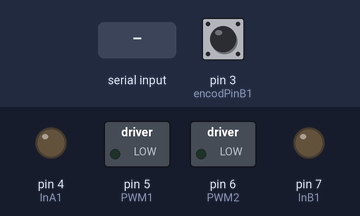
This sketch was run on a simulated Arduino Uno, built with avr-gcc and run on an emulated ATmega328P. Parts: switched loads named in the sketch (green lamp = pin HIGH), output pins drawn as LEDs (lit = HIGH). Inputs (shaded band) come from the test bench; at power-on: pin 3 (encodPinB1) HIGH. What the sketch prints to the serial monitor is not drawn.

Above: at 1.2 s.
1.3 s: "B" received over Serial
At 2.0 s:
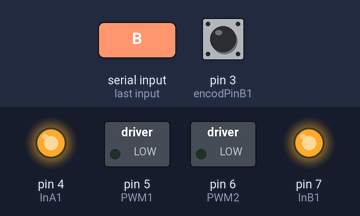
2.8 s: byte 49 ('1') received over Serial
At 5.5 s:
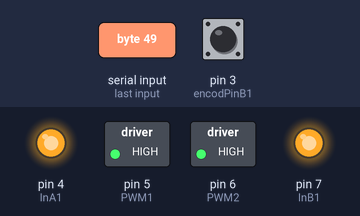
5.8 s: "F" received over Serial
At 6.7 s:
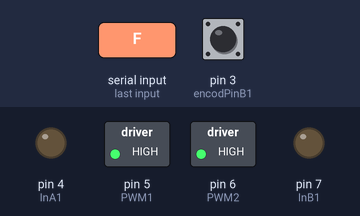
Timing chart, 0 to 8.8 s (numbered marks = the images above; inputs shaded):
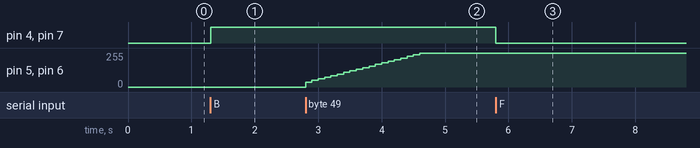

The sketch:

segbot_old.ino
```cpp
// Test MD03a / Pololu motor with encoder
// speed control (PI), V & I display
// Credits:
//   Dallaby   http://letsmakerobots.com/node/19558#comment-49685
//   Bill Porter  http://www.billporter.info/?p=286
//   bobbyorr (nice connection diagram) http://forum.pololu.com/viewtopic.php?f=15&t=1923


#define InA1            4                      // INA motor pin
#define InB1            7                      // INB motor pin
#define PWM1            5                       // PWM motor pin
#define PWM2            6
#define encodPinA1      2                       // encoder A pin
#define encodPinB1      3                       // encoder B pin
#define encodPinA2      19
#define encodPinB2      18

#define CURRENT_LIMIT   1000                     // high current warning
#define LOW_BAT         10000                   // low bat warning
#define LOOPTIME        100                     // PID loop time
#define NUMREADINGS     10                      // samples for Amp average

int readings[NUMREADINGS];
unsigned long lastMilli = 0;                    // loop timing
unsigned long lastMilliPrint = 0;               // loop timing
static int velocity = 0;                            // speed (Set Point)
int speed_act_1 = 0;
int speed_act_2 = 0;// speed (actual value)
int PWM_1 = 0;
int PWM_2 = 0;// (25% = 64; 50% = 127; 75% = 191; 100% = 255)
int voltage = 0;                                // in mV
int current = 0;                                // in mA
volatile long count_1 = 0;
volatile long count_2 = 0;// rev counter
float Kp =   .5;                                // PID proportional control Gain
float Kd =    1;                                // PID Derivitave control gain

//for bluetooth
static char determinant;         //Used in the check function, stores the character received from the phone.
char det;                 //Used in the loop function, stores the character received from the phone.
char dataIn = 'S';        //Character/Data coming from the phone.

void setup() {
  Serial.begin(115200);
  //analogReference(EXTERNAL);                            // Current external ref is 3.3V

  pinMode(InA1, OUTPUT);
  pinMode(PWM1, OUTPUT);

  pinMode(InB1, OUTPUT);
  pinMode(PWM2, OUTPUT);
  pinMode(encodPinA1, INPUT);
  pinMode(encodPinB1, INPUT);
  digitalWrite(encodPinA1, HIGH);                      // turn on pullup resistor
  digitalWrite(encodPinB1, HIGH);
  pinMode(encodPinA2, INPUT);
  pinMode(encodPinB2, INPUT);
  digitalWrite(encodPinA2, HIGH);                      // turn on pullup resistor
  digitalWrite(encodPinB2, HIGH);
  attachInterrupt(1, rencoder_1, FALLING);
  attachInterrupt(5, rencoder_2, FALLING);
  for(int i=0; i<NUMREADINGS; i++)   readings[i] = 0;  // initialize readings to 0


}

void loop() {                                                                // check keyboard
  //moveForward();
    det = check();
    Serial.print(det);
    while(det == 'F'){
      Serial.print("Forward");
      moveForward();
      det = check();
      //Serial.print(det);
    }
    while(det == 'B'){
      Serial.print("Backward");
      moveBackward();
      det = check();
      //Serial.print(det);
    }
}

void initiate(){
    if((millis()-lastMilli) >= LOOPTIME){                                    // enter tmed loop
    lastMilli = millis();
    getMotorData();
    PWM_1= updatePid_1(PWM_1, velocity, speed_act_1);
    PWM_2= updatePid_2(PWM_2, velocity, speed_act_2);
    }
}

void moveForward(){
  initiate();
  analogWrite(PWM1, PWM_1);          //giving motor required power "PWM_1" which is on pin "PWM1"
  digitalWrite(InA1, LOW);          //motor pin for direction "InA1" is provided with "LOW" input
  analogWrite(PWM2, PWM_2);
  digitalWrite(InB1, LOW);
  printMotorInfo();
}

void moveBackward(){
  initiate();
  analogWrite(PWM1, PWM_1);
  analogWrite(PWM2, PWM_2);
  digitalWrite(InA1, HIGH);
  digitalWrite(InB1, HIGH);
  printMotorInfo();
}

void getMotorData()  {                                                        // calculate speed, volts and Amps
static long countAnt_1 = 0;
static long countAnt_2 = 0;
// last count
  speed_act_1 = ((count_1 - countAnt_1)*(60*(100/LOOPTIME)))/(334);          // 16 pulses X 29 gear ratio = 464 counts per output shaft rev
  countAnt_1 = count_1;
speed_act_2 = ((count_2 - countAnt_2)*(60*(100/LOOPTIME)))/(334);          // 16 pulses X 29 gear ratio = 464 counts per output shaft rev
  countAnt_2 = count_2;
  //voltage = int(analogRead(Vpin) * 2.22 * 12.2/2.2);                          // battery voltage: mV=ADC*3300/1024, voltage divider 10K+2K
  //current = int(analogRead(Apin) * 2.22 * .77 *(1000.0/132.0));               // motor current - output: 130mV per Amp
  //current = digital_smooth(current, readings);                                // remove signal noise
}

int updatePid_1(int command, int targetValue, int currentValue)   {             // compute PWM value
float pidTerm = 0;                                                            // PID correction
int error=0;
static int last_error_1=0;
  error = abs(targetValue) - abs(currentValue);
  pidTerm = (Kp * error) + (Kd * (error - last_error_1));
  last_error_1 = error;
  return constrain(command + int(pidTerm), 0, 255);
}

int updatePid_2(int command, int targetValue, int currentValue)   {             // compute PWM value
float pidTerm = 0;                                                            // PID correction
int error=0;
static int last_error_2=0;
  error = abs(targetValue) - abs(currentValue);
  pidTerm = (Kp * error) + (Kd * (error - last_error_2));
  last_error_2 = error;
  return constrain(command + int(pidTerm), 0, 255);
}

void printMotorInfo()  {                                                      // display data
  if((millis()-lastMilliPrint) >= 500)   {
    lastMilliPrint = millis();
    Serial.print("SP:");             Serial.print(velocity);
    Serial.print("  RPM_1:");          Serial.print(speed_act_1);
    Serial.print("  PWM_1:");          Serial.print(PWM_1);
       Serial.print("  RPM_2:");          Serial.print(speed_act_2);
    Serial.print("  PWM_2:");          Serial.print(PWM_2);
    Serial.print("  V:");            Serial.print(float(voltage)/1000,1);
    Serial.print("  mA:");           Serial.println(current);

    if (current > CURRENT_LIMIT)               Serial.println("*** CURRENT_LIMIT ***");
    if (voltage > 1000 && voltage < LOW_BAT)   Serial.println("*** LOW_BAT ***");
  }
}

void rencoder_1()  {                                    // pulse and direction, direct port reading to save cycles
  if (digitalRead(encodPinB1)==LOW)    count_1++;                // if(digitalRead(encodPinB1)==HIGH)   count ++;
  else                      count_1--;                // if (digitalRead(encodPinB1)==LOW)   count --;
}

void rencoder_2()  {                                    // pulse and direction, direct port reading to save cycles
  if (digitalRead(encodPinB2)==LOW)    count_2++;                // if(digitalRead(encodPinB1)==HIGH)   count ++;
  else                      count_2--;                // if (digitalRead(encodPinB1)==LOW)   count --;
}

int digital_smooth(int value, int *data_array)  {    // remove signal noise
static int ndx=0;
static int count=0;
static int total=0;
  total -= data_array[ndx];
  data_array[ndx] = value;
  total += data_array[ndx];
  ndx = (ndx+1) % NUMREADINGS;
  if(count < NUMREADINGS)      count++;
  return total/count;
}

int check()
{
  if (Serial.available() > 0)    //Check for data on the serial lines.
  {
    dataIn = Serial.read();  //Get the character sent by the phone and store it in 'dataIn'.
        if (dataIn == 'F')
        {
          determinant = 'F';
        }
        else if (dataIn == 'B')
        {
          determinant = 'B';
        }
        else if (dataIn == 'L')
        {
          determinant = 'L';
        }
        else if (dataIn == 'R')
        {
          determinant = 'R';
        }
        else if (dataIn == 'I')
        {
          determinant = 'I';
        }
        else if (dataIn == 'J')
        {
          determinant = 'J';
        }
        else if (dataIn == 'G')
        {
          determinant = 'G';
        }
        else if (dataIn == 'H')
        {
          determinant = 'H';
        }
        else if (dataIn == 'S')
        {
          determinant = 'S';
        }
        else if (dataIn == '0')
        {
          velocity = 0;    //"velocity" does not need to be returned.
        }
        else if (dataIn == '1')
        {
          velocity = 25;
        }
        else if (dataIn == '2')
        {
          velocity = 50;
        }
        else if (dataIn == '3')
        {
          velocity = 75;
        }
        else if (dataIn == '4')
        {
          velocity = 100;
        }
        else if (dataIn == '5')
        {
          velocity = 125;
        }
        else if (dataIn == '6')
        {
          velocity = 150;
        }
        else if (dataIn == '7')
        {
          velocity = 175;
        }
        else if (dataIn == '8')
        {
          velocity = 200;
        }
        else if (dataIn == '9')
        {
          velocity = 225;
        }
        else if (dataIn == 'q')
        {
          velocity = 255;
        }
  }
return determinant;
}
```

Measured:
- after the input at 1.3 s, pin 4 (InA1), pin 7 (InB1): LOW → HIGH at once
- after the input at 2.8 s, pin 5 (PWM1), pin 6 (PWM2): moves from 0/255 to 255/255 over 1.9 s, starting at once
- after the input at 5.8 s, pin 4 (InA1), pin 7 (InB1): HIGH → LOW at once
